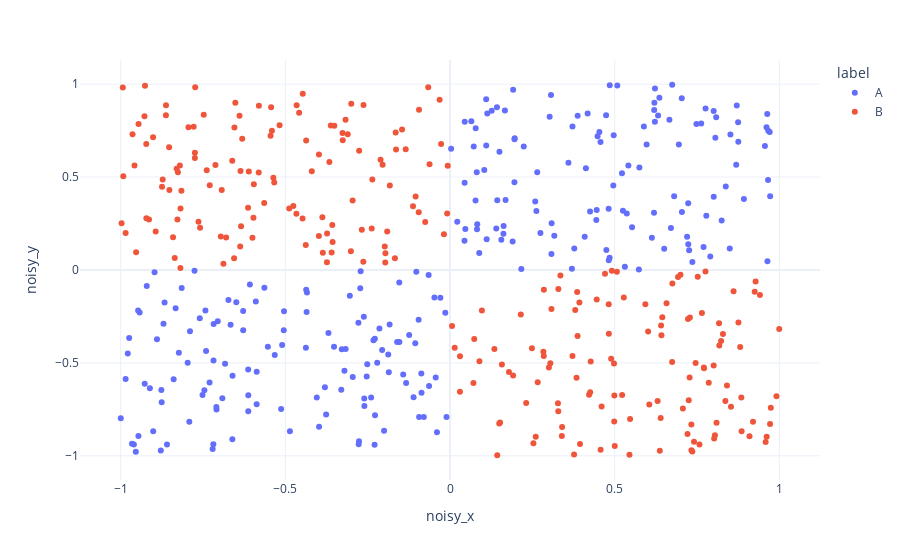

Notebook code for this chart:
### Code cell
px.scatter(noisy_xor_df,x="noisy_x",y="noisy_y", color="label", template='plotly_white')

### Figure 1 — Plotly figure (JSON) as saved in the notebook; plotly's stock layout.template omitted (floating-point values rounded to 4 significant figures; data arrays with more than 128 entries replaced by an {"elided": "..."} marker saying what was removed)
{"data": [{"hovertemplate": "label=A<br>noisy_x=%{x}<br>noisy_y=%{y}<extra></extra>", "legendgroup": "A", "marker": {"color": "#636efa", "symbol": "circle"}, "mode": "markers", "name": "A", "orientation": "v", "showlegend": true, "type": "scatter", "x": {"elided": "253 float values"}, "xaxis": "x", "y": {"elided": "253 float values"}, "yaxis": "y"}, {"hovertemplate": "label=B<br>noisy_x=%{x}<br>noisy_y=%{y}<extra></extra>", "legendgroup": "B", "marker": {"color": "#EF553B", "symbol": "circle"}, "mode": "markers", "name": "B", "orientation": "v", "showlegend": true, "type": "scatter", "x": {"elided": "247 float values"}, "xaxis": "x", "y": {"elided": "247 float values"}, "yaxis": "y"}], "layout": {"autosize": true, "legend": {"title": {"text": "label"}, "tracegroupgap": 0}, "margin": {"t": 60}, "xaxis": {"anchor": "y", "autorange": true, "domain": [0, 1], "range": [-1.121, 1.121], "title": {"text": "noisy_x"}, "type": "linear"}, "yaxis": {"anchor": "x", "autorange": true, "domain": [0, 1], "range": [-1.151, 1.151], "title": {"text": "noisy_y"}, "type": "linear"}}}
